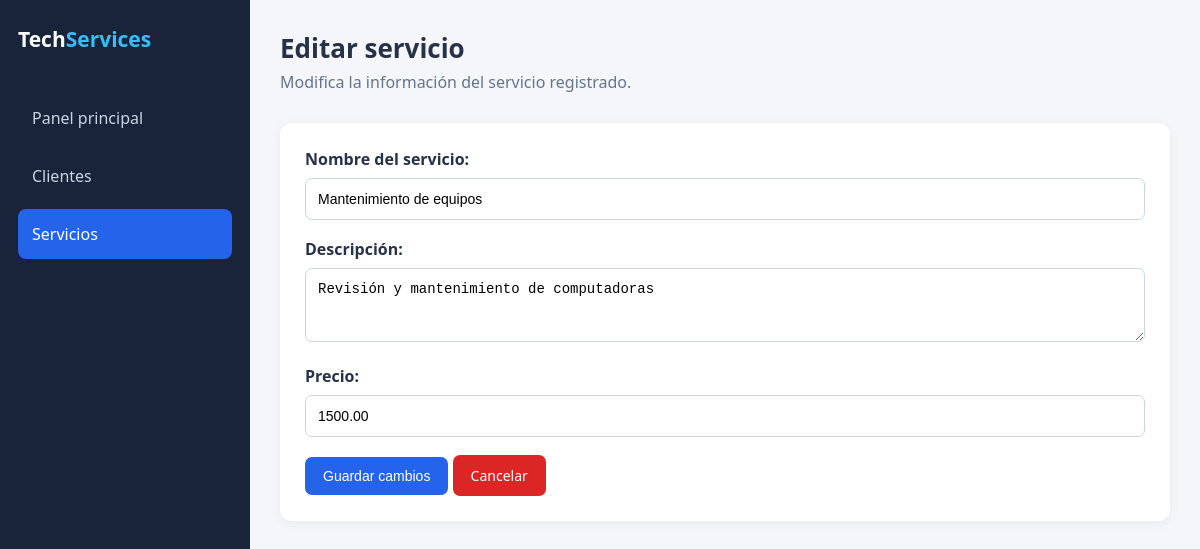
/servicios/editar.php?id=1, run on the app's committed database.
### tables this page shows
CREATE TABLE servicios (
    id INT AUTO_INCREMENT PRIMARY KEY,
    nombre VARCHAR(100) NOT NULL,
    descripcion TEXT NOT NULL,
    precio DECIMAL(10,2) NOT NULL
);

### servicios/editar.php (the view, shortened to what this page needs)
<?php
require_once "../config/conexion.php";
$id = (int) $_GET["id"];
$consulta = $conexion->prepare(
    "SELECT * FROM servicios WHERE id = ?"
);
$consulta->execute([$id]);
$servicio = $consulta->fetch(PDO::FETCH_ASSOC);
?>
<!DOCTYPE html>
<html lang="es">
<head>
    <link rel="stylesheet" href="../assets/css/dashboard.css">
</head>
<body>
    <aside class="sidebar">
        <div class="logo">
            Tech<span>Services</span>
        </div>
        <a href="../dashboard.php">Panel principal</a>
        <a href="../clientes/index.php">Clientes</a>
        <a href="index.php" class="active">Servicios</a>
    </aside>
    <main class="main-content">
        <header class="header">
            <div>
                <h1>Editar servicio</h1>
                <p>Modifica la información del servicio registrado.</p>
            </div>
        </header>
        <section class="section">
            <form method="POST">
                <label>Nombre del servicio:</label>
                <input
                    type="text"
                    name="nombre"
                    value="<?php echo htmlspecialchars($servicio["nombre"], ENT_QUOTES, "UTF-8"); ?>"
                    required
                >
                <label>Descripción:</label>
                <textarea
                    name="descripcion"
                    rows="3"
                    required
                ><?php echo htmlspecialchars($servicio["descripcion"], ENT_QUOTES, "UTF-8"); ?></textarea>
                <label>Precio:</label>
                <input
                    type="number"
                    name="precio"
                    step="0.01"
                    min="0"
                    value="<?php echo htmlspecialchars((string)$servicio["precio"], ENT_QUOTES, "UTF-8"); ?>"
                    required
                >
                <button type="submit" class="btn">
                    Guardar cambios
                </button>
                <a href="index.php" class="btn btn-danger">
                    Cancelar
                </a>
            </form>
        </section>
    </main>
</body>
</html>

### assets/css/dashboard.css (style rules this page uses)
* { margin: 0; padding: 0; box-sizing: border-box; }
body { font-family: 'Segoe UI', Arial, sans-serif; background: #f4f6fa; color: #263248; }
.sidebar { position: fixed; width: 250px; height: 100vh; background: #17243a; color: white; padding: 25px 18px; }
.logo { font-size: 21px; font-weight: bold; margin-bottom: 40px; }
.logo span { color: #38bdf8; }
.sidebar a { display: block; color: #cbd5e1; text-decoration: none; padding: 14px; margin-bottom: 8px; border-radius: 8px; transition: 0.3s; }
.sidebar a:hover, .sidebar a.active { background: #2563eb; color: white; }
.main-content { margin-left: 250px; padding: 30px; }
.header { display: flex; justify-content: space-between; align-items: center; margin-bottom: 30px; }
.header h1 { font-size: 26px; }
.header p { color: #64748b; margin-top: 5px; }
.section { background: white; padding: 25px; border-radius: 12px; box-shadow: 0 3px 12px rgba(0,0,0,0.05); margin-bottom: 25px; }
.btn { display: inline-block; border: none; padding: 11px 18px; border-radius: 7px; background: #2563eb; color: white; text-decoration: none; cursor: pointer; font-size: 14px; }
.btn-danger { background: #dc2626; }
input, select, textarea { width: 100%; padding: 12px; margin: 8px 0 18px; border: 1px solid #cbd5e1; border-radius: 7px; font-size: 14px; }
label { font-weight: 600; }

### data on the page
servicios: nombre "Mantenimiento de equipos", descripcion "Revisión y mantenimiento de computadoras", precio "1500.00"
